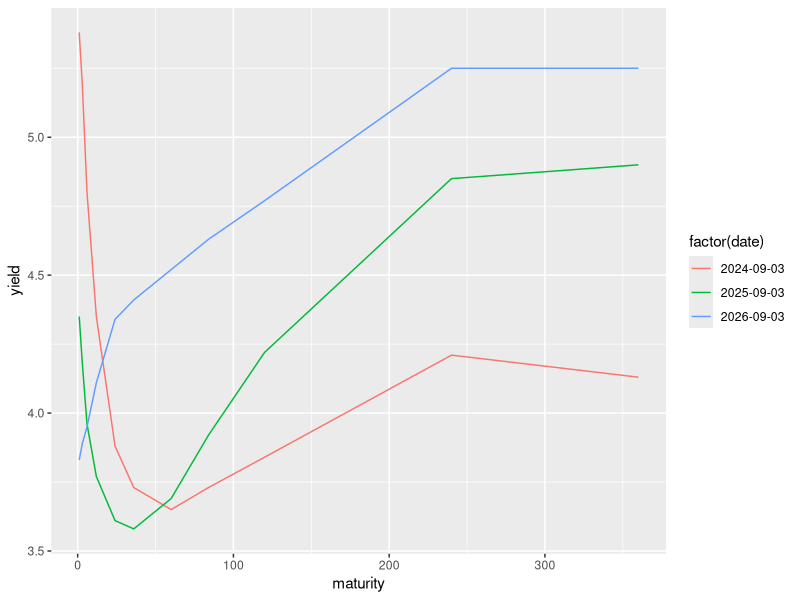

Generate this figure with R:

#####################
# 2026 Exam Block 3 #
#####################

df <- read.csv("yield-curves.csv")

# Q7
df$date <- as.Date(df$date, format = "%m/%d/%y")

# Q8
df$maturity <- ifelse(df$duration == "year(s)", df$term * 12, df$term)

# Q9
df <- df[, c("date", "maturity", "yield")]

# Q10
mean(df$yield)

# Q11
max(df$yield[df$maturity == 12])

# Q12
aggregate(yield ~ date, FUN = mean, data = df)

# Q13
library(ggplot2)
ggplot(df, aes(maturity, yield, color = factor(date))) + geom_line()

# Q14
library(reshape2)
wide <- dcast(df, maturity ~ date, value.var = "yield")

# Q15
wide$change_2026 <- wide[, 4] - wide[, 3]
